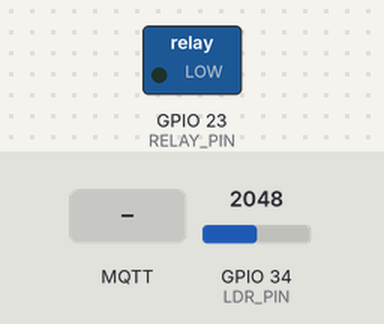
Recording of a sketch running on a simulated ESP32. Parts: switched loads named in the sketch (green lamp = pin HIGH). The inputs (shaded band) are chosen by the test bench; at power-on: GPIO 34 (LDR_PIN) = 2048. WiFi joins after 1.5 s; servers stay silent unless stated; no MQTT or app messages arrive unless stated; what the sketch prints to the serial monitor is not drawn.

Above: at 2.8 s.
2.9 s: GPIO 34 (LDR_PIN) set to 1949
At 6.0 s:
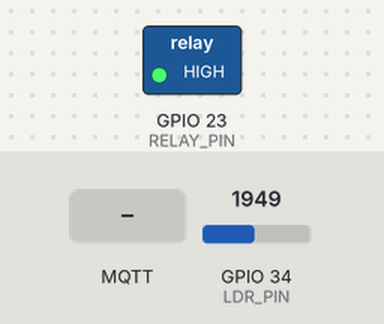
8.0 s: MQTT message "DESLIGAR" arrives on the first subscribed topic
At 8.9 s:
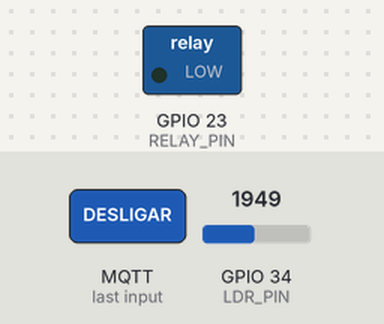
9.5 s: MQTT message "AUTO" arrives on the first subscribed topic
At 11.0 s:
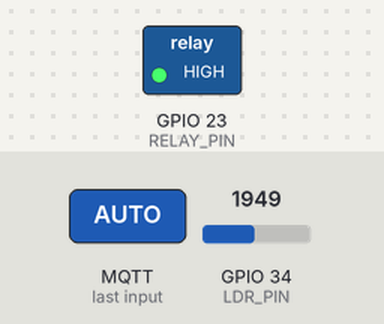
11.5 s: GPIO 34 (LDR_PIN) set to 2040
At 16.0 s:
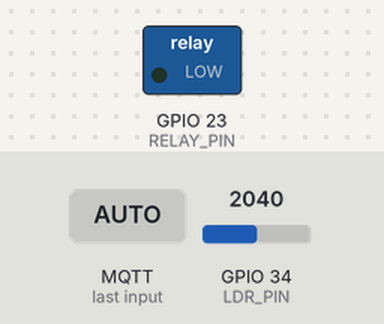
16.5 s: GPIO 34 (LDR_PIN) set to 1960
At 21.1 s:
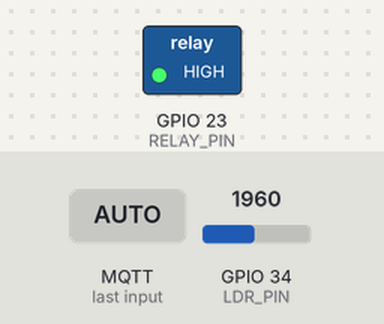
Timing chart, 0 to 22.5 s (numbered marks = the images above; inputs shaded):
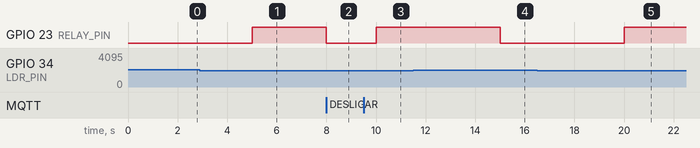

Measured:
- the behaviour switches between 2000 and 1999 on GPIO 34 (LDR_PIN) (found by bisection; images 0 and 1)
- after the input at 2.9 s, GPIO 23 (RELAY_PIN): LOW → HIGH after 2.1 s
- after the input at 8.0 s, GPIO 23 (RELAY_PIN): HIGH → LOW at once
- after the input at 9.5 s, GPIO 23 (RELAY_PIN): LOW → HIGH after 0.50 s
- after the input at 11.5 s, GPIO 23 (RELAY_PIN): HIGH → LOW after 3.5 s
- after the input at 16.5 s, GPIO 23 (RELAY_PIN): LOW → HIGH after 3.5 s

The sketch:

sketch.ino
```cpp
/*
 * Sistema de Iluminação Pública Inteligente para Cidades Sustentáveis
 * Autor: Gustavo Gonçalves dos Santos Neves
 * Universidade Presbiteriana Mackenzie - FCI
 *
 * Hardware:
 *   - ESP32 DevKit V1
 *   - Sensor LDR (pino GPIO 34 - ADC)
 *   - Módulo Relé 1 canal (pino GPIO 23)
 *   - LED amarelo (representação da lâmpada pública)
 *
 * Comunicação:
 *   - Protocolo MQTT via broker HiveMQ Cloud (público)
 *   - Tópico de publicação: cidade/iluminacao/sensor
 *   - Tópico de assinatura: cidade/iluminacao/comando
 *
 * Compatível com o simulador Wokwi (https://wokwi.com)
 */

#include <WiFi.h>
#include <PubSubClient.h>

// ============================================================
//  CONFIGURAÇÕES DE REDE
// ============================================================
const char* WIFI_SSID     = "Wokwi-GUEST";
const char* WIFI_PASSWORD = "";

// ============================================================
//  CONFIGURAÇÕES DO BROKER MQTT
// ============================================================
const char* MQTT_SERVER   = "broker.hivemq.com";
const int   MQTT_PORT     = 1883;
const char* MQTT_CLIENT   = "esp32_iluminacao_pub_ggsn";

// ============================================================
//  TÓPICOS MQTT
// ============================================================
const char* TOPIC_SENSOR  = "cidade/iluminacao/sensor";
const char* TOPIC_COMANDO = "cidade/iluminacao/comando";

// ============================================================
//  PINOS DO HARDWARE
// ============================================================
const int LDR_PIN   = 34;
const int RELAY_PIN = 23;

// ============================================================
//  PARÂMETROS DE CONTROLE
// ============================================================
const int  LIMIAR_LUMINOSIDADE = 2000;
// Intervalo de leitura e publicação (ms)
const long INTERVALO_MS        = 5000;

// ============================================================
//  VARIÁVEIS GLOBAIS
// ============================================================
WiFiClient    espClient;
PubSubClient  mqttClient(espClient);

bool  modoManual   = false;
bool  estadoRele   = false;
unsigned long ultimoEnvio = 0;

// ============================================================
//  PROTÓTIPOS
// ============================================================
void conectarWifi();
void conectarMQTT();
void callbackMQTT(char* topic, byte* payload, unsigned int length);
void publicarDados(int ldrValor);
void controlarRele(bool ligar);

// ============================================================
//  SETUP
// ============================================================
void setup() {
  Serial.begin(115200);
  delay(100);

  Serial.println(F("==========================================="));
  Serial.println(F("  Iluminacao Publica Inteligente - ESP32  "));
  Serial.println(F("  Mackenzie - Gustavo G. S. Neves   "));
  Serial.println(F("==========================================="));

  pinMode(RELAY_PIN, OUTPUT);
  digitalWrite(RELAY_PIN, LOW);

  conectarWifi();
  mqttClient.setServer(MQTT_SERVER, MQTT_PORT);
  mqttClient.setCallback(callbackMQTT);
}

// ============================================================
//  LOOP PRINCIPAL
// ============================================================
void loop() {
  if (!mqttClient.connected()) {
    conectarMQTT();
  }
  mqttClient.loop();

  unsigned long agora = millis();

  if (agora - ultimoEnvio >= INTERVALO_MS) {
    ultimoEnvio = agora;

    unsigned long t0Sensor = millis();
    int ldrValor = analogRead(LDR_PIN);
    unsigned long latenciaSensor = millis() - t0Sensor;

    Serial.print(F("[SENSOR] LDR ADC = "));
    Serial.print(ldrValor);
    Serial.print(F(" | Latencia leitura = "));
    Serial.print(latenciaSensor);
    Serial.println(F(" ms"));

    if (!modoManual) {
      if (ldrValor < LIMIAR_LUMINOSIDADE) {
        Serial.println(F("[AUTO] Ambiente escuro -> Lampada LIGADA"));
        controlarRele(true);
      } else {
        Serial.println(F("[AUTO] Ambiente claro  -> Lampada DESLIGADA"));
        controlarRele(false);
      }
    }

    publicarDados(ldrValor);
  }
}

// ============================================================
//  CONEXÃO WI-FI
// ============================================================
void conectarWifi() {
  Serial.print(F("[WiFi] Conectando a: "));
  Serial.println(WIFI_SSID);

  WiFi.begin(WIFI_SSID, WIFI_PASSWORD);

  int tentativas = 0;
  while (WiFi.status() != WL_CONNECTED && tentativas < 20) {
    delay(500);
    Serial.print(F("."));
    tentativas++;
  }

  if (WiFi.status() == WL_CONNECTED) {
    Serial.println();
    Serial.print(F("[WiFi] Conectado! IP: "));
    Serial.println(WiFi.localIP());
  } else {
    Serial.println(F("\n[WiFi] ERRO: Falha ao conectar."));
  }
}

// ============================================================
//  CONEXÃO MQTT
// ============================================================
void conectarMQTT() {
  while (!mqttClient.connected()) {
    Serial.print(F("[MQTT] Conectando ao broker "));
    Serial.print(MQTT_SERVER);
    Serial.print(F("..."));

    if (mqttClient.connect(MQTT_CLIENT)) {
      Serial.println(F(" OK!"));

      mqttClient.subscribe(TOPIC_COMANDO);
      Serial.print(F("[MQTT] Inscrito no topico: "));
      Serial.println(TOPIC_COMANDO);

      mqttClient.publish(TOPIC_SENSOR, "{\"status\":\"online\",\"dispositivo\":\"esp32_iluminacao\"}");
    } else {
      Serial.print(F(" FALHA! rc="));
      Serial.print(mqttClient.state());
      Serial.println(F(" Tentando novamente em 5s..."));
      delay(5000);
    }
  }
}

// ============================================================
//  CALLBACK: MENSAGEM RECEBIDA VIA MQTT
// ============================================================
void callbackMQTT(char* topic, byte* payload, unsigned int length) {
  String mensagem = "";
  for (unsigned int i = 0; i < length; i++) {
    mensagem += (char)payload[i];
  }

  Serial.print(F("[MQTT] Msg recebida em '"));
  Serial.print(topic);
  Serial.print(F("': "));
  Serial.println(mensagem);

  unsigned long t0Atuador = millis();

  // Processa comandos
  if (mensagem.equalsIgnoreCase("LIGAR")) {
    modoManual = true;
    controlarRele(true);
    Serial.println(F("[ATUADOR] Comando MANUAL: Lampada LIGADA"));

  } else if (mensagem.equalsIgnoreCase("DESLIGAR")) {
    modoManual = true;
    controlarRele(false);
    Serial.println(F("[ATUADOR] Comando MANUAL: Lampada DESLIGADA"));

  } else if (mensagem.equalsIgnoreCase("AUTO")) {
    modoManual = false;
    Serial.println(F("[CONTROLE] Modo AUTOMATICO restaurado"));

  } else {
    Serial.println(F("[MQTT] Comando desconhecido. Use: LIGAR | DESLIGAR | AUTO"));
  }

  unsigned long latenciaAtuador = millis() - t0Atuador;
  Serial.print(F("[TEMPO] Latencia acionamento atuador: "));
  Serial.print(latenciaAtuador);
  Serial.println(F(" ms"));
}

// ============================================================
//  CONTROLE DO RELÉ
// ============================================================
void controlarRele(bool ligar) {
  estadoRele = ligar;
  digitalWrite(RELAY_PIN, ligar ? HIGH : LOW);
}

// ============================================================
//  PUBLICAÇÃO DOS DADOS NO BROKER MQTT
// ============================================================
void publicarDados(int ldrValor) {
  String payload = "{";
  payload += "\"luminosidade_adc\":" + String(ldrValor) + ",";
  payload += "\"percentual_luz\":" + String(map(ldrValor, 0, 4095, 0, 100)) + ",";
  payload += "\"lampada\":\"" + String(estadoRele ? "LIGADA" : "DESLIGADA") + "\",";
  payload += "\"modo\":\"" + String(modoManual ? "MANUAL" : "AUTOMATICO") + "\",";
  payload += "\"uptime_ms\":" + String(millis());
  payload += "}";

  unsigned long t0Pub = millis();
  bool ok = mqttClient.publish(TOPIC_SENSOR, payload.c_str());
  unsigned long latenciaPub = millis() - t0Pub;

  Serial.print(F("[MQTT] Publicado em '"));
  Serial.print(TOPIC_SENSOR);
  Serial.print(F("': "));
  Serial.println(payload);
  Serial.print(F("[TEMPO] Latencia publicacao MQTT: "));
  Serial.print(latenciaPub);
  Serial.print(F(" ms | Status: "));
  Serial.println(ok ? F("OK") : F("FALHA"));
  Serial.println(F("-------------------------------------------"));
}
```
